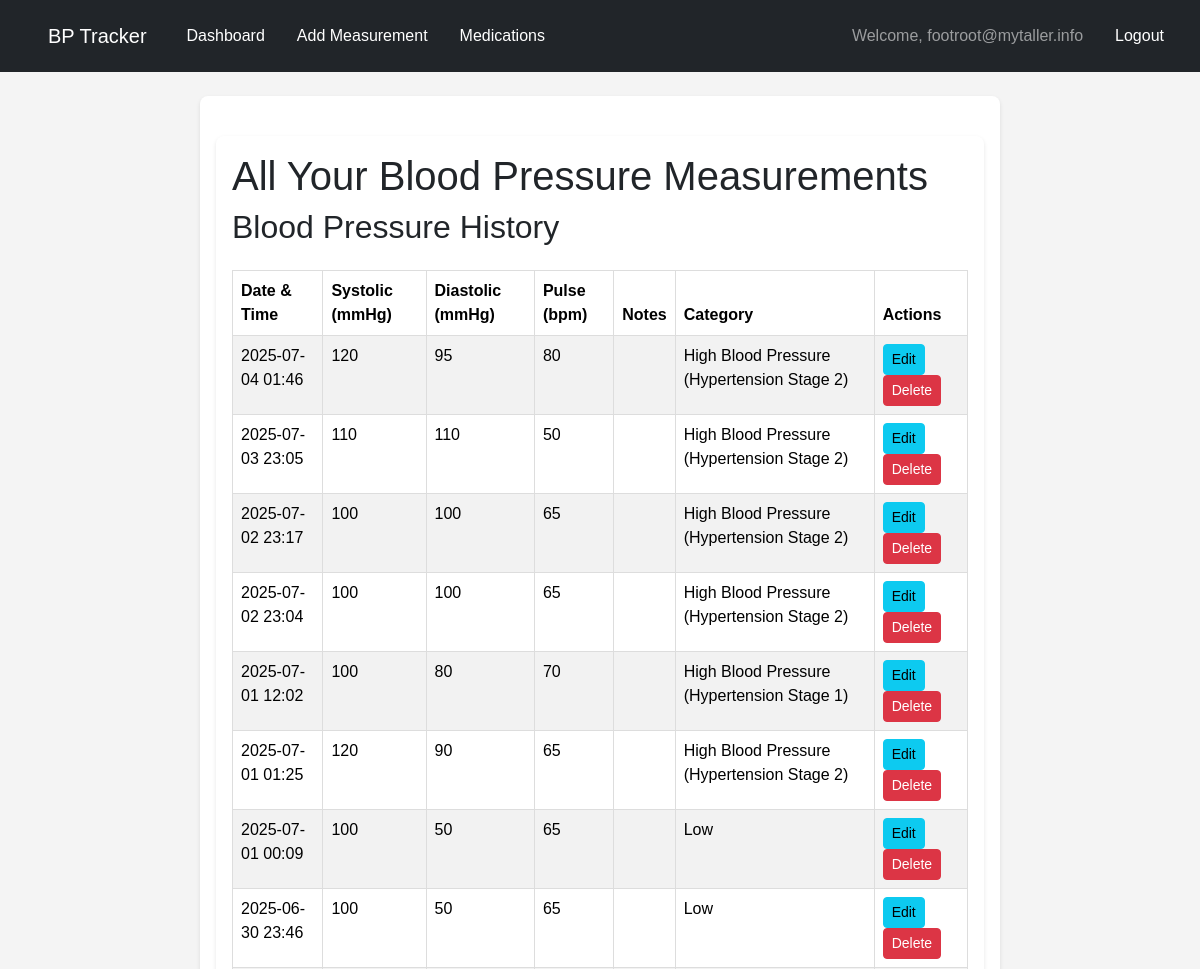
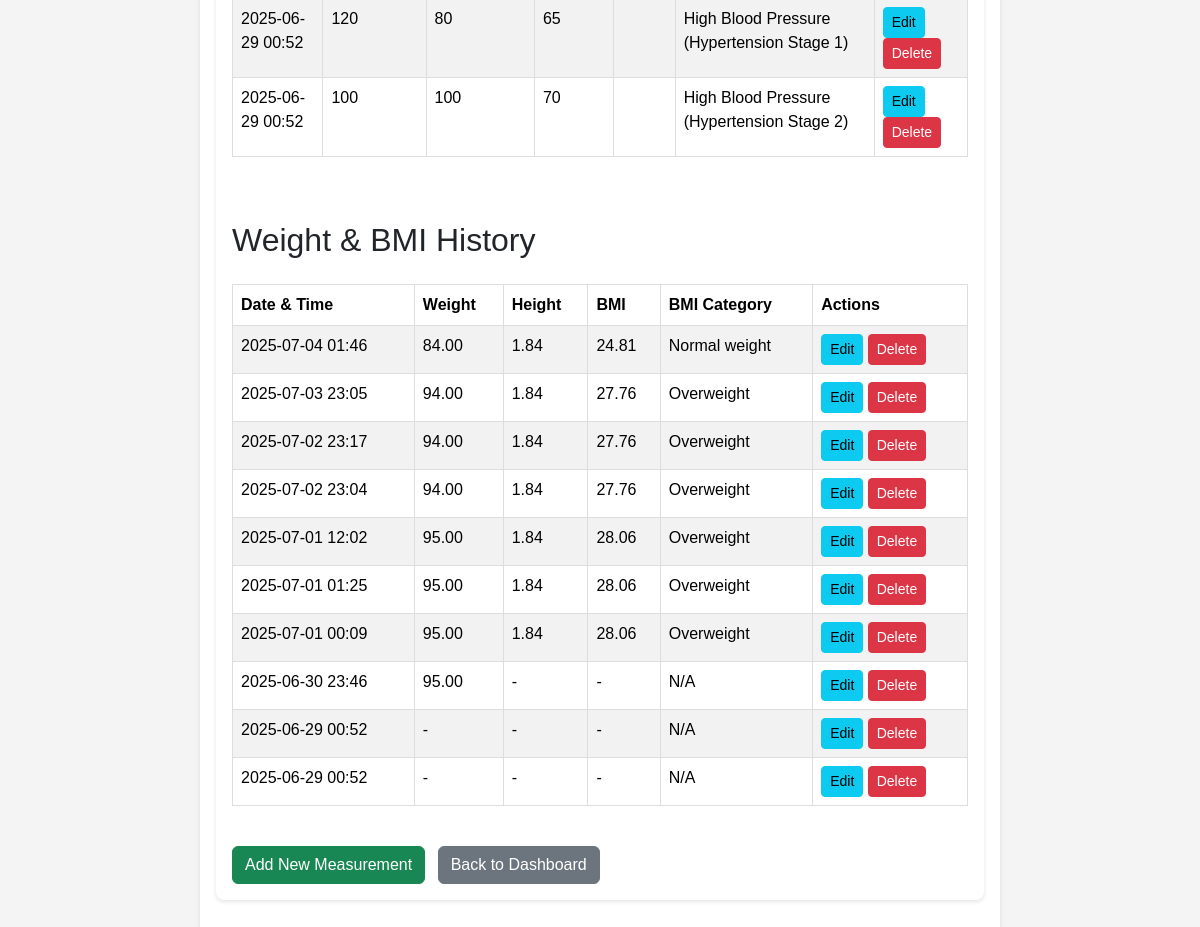
Before: /measurements/list/ (signed in) with the older database file (2 pictures, top to bottom).
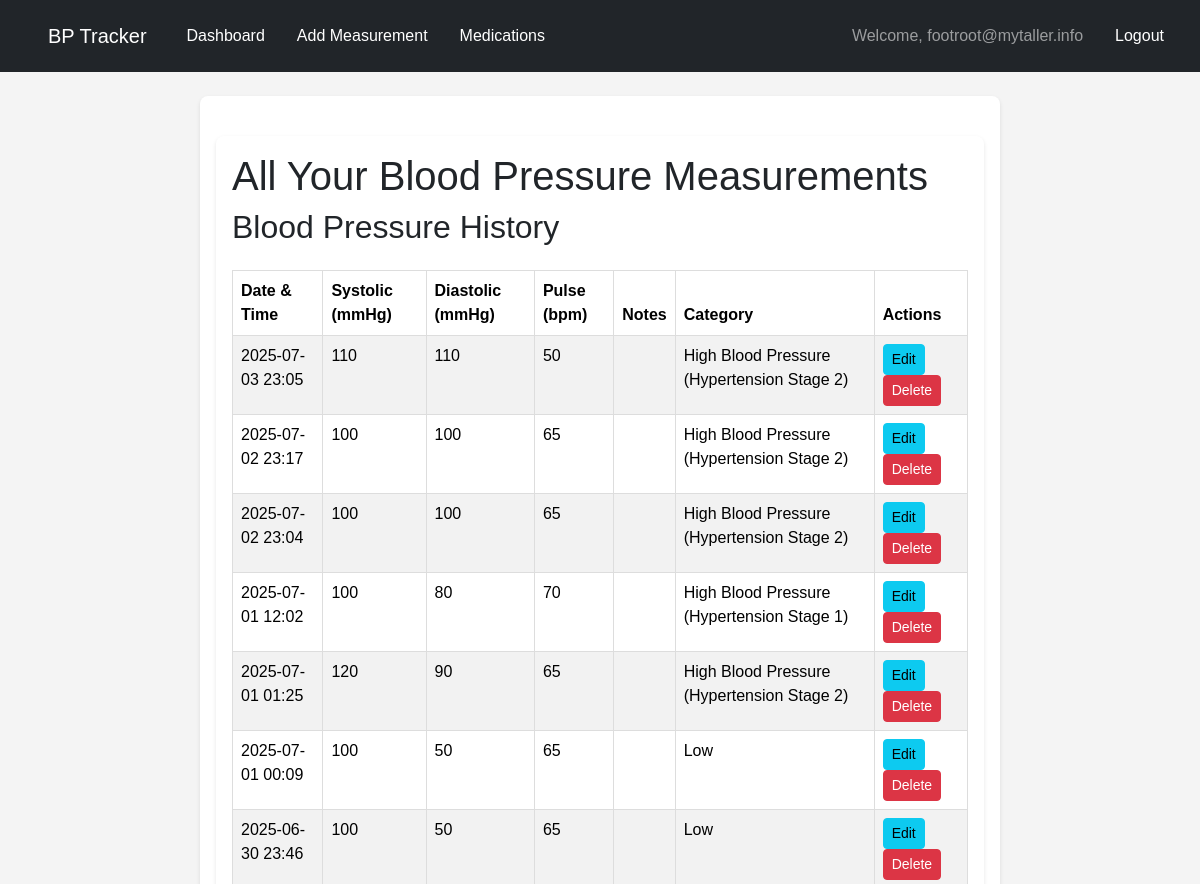
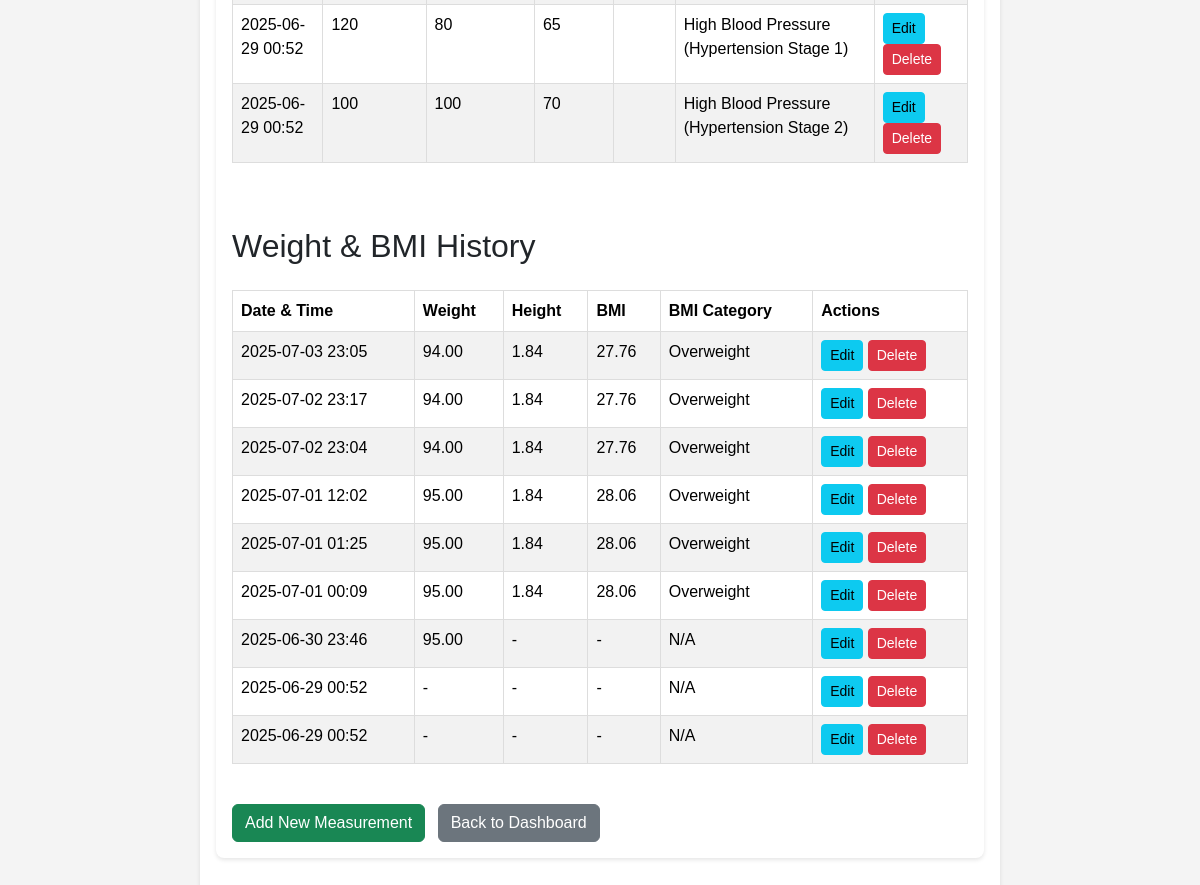
After: the same page with the newer database file (2 pictures, top to bottom).
### users/models.py (models this page shows, shortened)
class CustomUser(AbstractBaseUser, PermissionsMixin):
    email = models.EmailField(_('email address'), unique=True)
    is_verified = models.BooleanField(default=False)
    is_staff = models.BooleanField(default=False)
    is_active = models.BooleanField(default=True)
    date_joined = models.DateTimeField(default=timezone.now)
    first_name = models.CharField(_("first name"), max_length=150, blank=True)
    last_name = models.CharField(_("last name"), max_length=150, blank=True)
    address = models.TextField(
        _("address"),
        blank=True,
        null=True,
        help_text=_("Full street address")
    )
    phone_mobile = models.CharField(
        _("mobile phone"),
        max_length=20,
        blank=True,
        null=True
    )
    phone_landline = models.CharField(
        _("landline phone"),
        max_length=20,
        blank=True,
        null=True
    )
    phone_emergency = models.CharField(
        _("emergency contact phone"),
        max_length=20,
        blank=True,
        null=True,
        help_text=_("Another phone number in case of emergency")
    )
    profile_picture = models.ImageField(
        _("profile picture"),
        upload_to=user_directory_path,
        blank=True,
        null=True,
        default='profile_pics/default_profile.png' # You'll need to create this default image
    )
    objects = CustomUserManager()
    USERNAME_FIELD = 'email'
    REQUIRED_FIELDS = [] # Email is already unique, no other fields required at signup
    class Meta:
        verbose_name = _('user')
        verbose_name_plural = _('users')

### measurements/models.py (models this page shows, shortened)
class Measurement(models.Model):
    user = models.ForeignKey(
        settings.AUTH_USER_MODEL,
        on_delete=models.CASCADE,
        related_name='measurements'
    )
    systolic = models.IntegerField(
        validators=[MinValueValidator(50), MaxValueValidator(250)],
        help_text="Top number (systolic)"
    )
    diastolic = models.IntegerField(
        validators=[MinValueValidator(30), MaxValueValidator(150)],
        help_text="Bottom number (diastolic)"
    )
    pulse = models.IntegerField(
        validators=[MinValueValidator(30), MaxValueValidator(200)],
        help_text="Heart rate (beats per minute)"
    )
    weight = models.DecimalField(
        max_digits=5,
        decimal_places=2,
        null=True,
        blank=True,
        help_text="Weight (e.g., kg or lbs, specify units consistently)"
    )
    height = models.DecimalField(
        max_digits=4,
        decimal_places=2,
        null=True,
        blank=True,
        help_text="Height (e.g., in meters: 1.75 or in cm: 175.00 - if in cm, remember to divide by 100 for BMI)"
    )
    timestamp = models.DateTimeField(default=timezone.now)
    class Meta:
        ordering = ['-timestamp']
        verbose_name = "Blood Pressure Measurement"
        verbose_name_plural = "Blood Pressure Measurements"
    @property
    def bp_category(self):
        s = self.systolic
        d = self.diastolic
        if s < 90 or d < 60:
            return "Low"
        elif s < 120 and d < 80:
            return "Normal"
        elif (120 <= s < 130) and d < 80:
            return "Elevated"
        elif (130 <= s < 140) or (80 <= d < 90):
            return "High Blood Pressure (Hypertension Stage 1)"
        elif (s >= 140) or (d >= 90):
            return "High Blood Pressure (Hypertension Stage 2)"
        elif (s > 180 and d > 120):
            return "Hypertensive Crisis"
        else:
            return "Uncategorized" # Should ideally not be reached with typical values
    @property
    def bmi(self):
        if self.weight is not None and self.height is not None:
            try:
                height_m = float(self.height)
                weight_kg = float(self.weight)
                if height_m > 0:
                    return round(weight_kg / (height_m ** 2), 2)
                else:
                    return None # Height cannot be zero or non-positive
            except (ValueError, TypeError):
                return None # Handle cases where conversion fails
        return None # Return None if weight or height is not available
    @property
    def bmi_category(self):
        if self.bmi is None:
            return "N/A" # Or "No BMI data"
        bmi_val = self.bmi
        if bmi_val < 18.5:
            return "Underweight"
        elif 18.5 <= bmi_val <= 24.9:
            return "Normal weight" # Aligns with "fit"
        elif 25.0 <= bmi_val <= 29.9:
            return "Overweight"
        elif 30.0 <= bmi_val <= 34.9:
            return "Obese (Class I)"
        elif 35.0 <= bmi_val <= 39.9:
            return "Obese (Class II)"
        else: # bmi_val >= 40.0
            return "Obese (Class III)"

### measurements/views.py (the view)
# urls.py: path('list/', views.measurement_list, name='measurement_list'),
@login_required
def measurement_list(request):
    measurements = Measurement.objects.filter(user=request.user).order_by('-timestamp')
    return render(request, 'measurements/measurement_list.html', {'measurements': measurements})

### measurements/templates/measurements/measurement_list.html (shortened to what this page needs)
{% extends 'base.html' %}
{% load static %}
{% block content %}
    <div class="container mt-4">
        <h1>All Your Blood Pressure Measurements</h1>
        {% if measurements %}
            <h2>Blood Pressure History</h2>
            <div class="table-responsive mb-5">
                <table class="table table-striped table-hover">
                    <thead>
                        <tr>
                            <th>Date & Time</th>
                            <th>Systolic (mmHg)</th>
                            <th>Diastolic (mmHg)</th>
                            <th>Pulse (bpm)</th>
                            <th>Notes</th>
                            <th>Category</th>
                            <th>Actions</th>
                        </tr>
                    </thead>
                    <tbody>
                        {% for measurement in measurements %}
                        <tr>
                            <td>{{ measurement.timestamp|date:"Y-m-d H:i" }}</td>
                            <td>{{ measurement.systolic }}</td>
                            <td>{{ measurement.diastolic }}</td>
                            <td>{{ measurement.pulse }}</td>
                            <td>{{ measurement.notes|default_if_none:"-" }}</td>
                            <td>{{ measurement.bp_category }}</td>
                            <td>
                                <a href="{% url 'measurements:edit_measurement' measurement.pk %}" class="btn btn-sm btn-info">Edit</a>
                                <a href="{% url 'measurements:delete_measurement' measurement.pk %}" class="btn btn-sm btn-danger">Delete</a>
                            </td>
                        </tr>
                        {% endfor %}
                    </tbody>
                </table>
            </div>
            <h2>Weight & BMI History</h2>
            <div class="table-responsive">
                <table class="table table-striped table-hover">
                    <thead>
                        <tr>
                            <th>Date & Time</th>
                            <th>Weight</th>
                            <th>Height</th>
                            <th>BMI</th>
                            <th>BMI Category</th>
                            <th>Actions</th>
                        </tr>
                    </thead>
                    <tbody>
                        {% for measurement in measurements %}
                        <tr>
                            <td>{{ measurement.timestamp|date:"Y-m-d H:i" }}</td>
                            <td>{{ measurement.weight|default_if_none:"-" }}</td>
                            <td>{{ measurement.height|default_if_none:"-" }}</td>
                            <td>{{ measurement.bmi|default_if_none:"-" }}</td>
                            <td>{{ measurement.bmi_category }}</td>
                            <td>
                                <a href="{% url 'measurements:edit_measurement' measurement.pk %}" class="btn btn-sm btn-info">Edit</a>
                                <a href="{% url 'measurements:delete_measurement' measurement.pk %}" class="btn btn-sm btn-danger">Delete</a>
                            </td>
                        </tr>
                        {% endfor %}
                    </tbody>
                </table>
            </div>
        {% else %}
            <p>You have not recorded any blood pressure or body measurements yet.</p>
        {% endif %}
        <div class="mt-4">
            <a href="{% url 'measurements:add_measurement' %}" class="btn btn-success me-2">Add New Measurement</a>
            <a href="{% url 'users:dashboard' %}" class="btn btn-secondary">Back to Dashboard</a>
        </div>
    </div>
{% endblock %}

### users/templates/base.html (shortened to what this page needs)
{% load static %}
<!DOCTYPE html>
<html lang="en">
<head>
    <link href="https://cdn.jsdelivr.net/npm/bootstrap@5.3.3/dist/css/bootstrap.min.css" rel="stylesheet">
    <link rel="stylesheet" href="{% static 'users/styles.css' %}">
</head>
<body>
    <nav class="navbar navbar-expand-lg navbar-dark bg-dark">
        <div class="container-fluid">
            <a class="navbar-brand" href="{% url 'users:dashboard' %}">BP Tracker</a>
            <div class="collapse navbar-collapse" id="navbarNav">
                <ul class="navbar-nav me-auto mb-2 mb-lg-0">
                    {% if user.is_authenticated %}
                        <li class="nav-item">
                            <a class="nav-link" href="{% url 'users:dashboard' %}">Dashboard</a>
                        </li>
                        <li class="nav-item">
                            <a class="nav-link" href="{% url 'measurements:add_measurement' %}">Add Measurement</a>
                        </li>
                          <li class="nav-item">
                    <a class="nav-link" href="{% url 'users:medication_manage' %}">Medications</a>
                </li>
                    {% endif %}
                </ul>
                <ul class="navbar-nav">
                    {% if user.is_authenticated %}
                        <li class="nav-item">
                            <span class="nav-link">Welcome, {{ user.email }}</span>
                        </li>
                        <li class="nav-item">
                            <a class="nav-link" href="{% url 'users:logout' %}">Logout</a>
                        </li>
                    {% endif %}
                </ul>
            </div>
        </div>
    </nav>
    <div class="container mt-4">
        {% block content %}
        {% endblock %}
    </div>
</body>
</html>

### users/static/users/styles.css (style rules this page uses)
body { font-family: sans-serif; margin: 0; padding: 0; background-color: #f4f4f4; }
.navbar { background-color: #333; color: white; padding: 1em; display: flex; justify-content: space-between; align-items: center; }
.navbar a { color: white; text-decoration: none; margin-left: 1em; }
.container { max-width: 800px; margin: 2em auto; padding: 1em; background-color: white; border-radius: 8px; box-shadow: 0 2px 4px rgba(0, 0, 0, 0.1); }
table { width: 100%; border-collapse: collapse; margin-top: 1em; }
table th, table td { border: 1px solid #ddd; padding: 8px; text-align: left; }
table th { background-color: #f2f2f2; }
table tr:nth-child(even) { background-color: #f9f9f9; }

Changed rows visible on the page:
removed Measurement: timestamp "2025-07-04 01:46", systolic "120", diastolic "95", pulse "80", bp_category "High Blood Pressure (Hypertension Stage 2)", weight "84.00", height "1.84", bmi "24.81", bmi_category "Normal weight"
